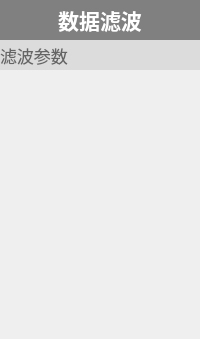
      <widget class="QWidget" name="page_FFT">
       <property name="sizePolicy">
        <sizepolicy hsizetype="Expanding" vsizetype="Expanding">
         <horstretch>0</horstretch>
         <verstretch>0</verstretch>
        </sizepolicy>
       </property>
       <layout class="QGridLayout" name="gridLayout_4">
        <property name="leftMargin">
         <number>0</number>
        </property>
        <property name="topMargin">
         <number>0</number>
        </property>
        <property name="rightMargin">
         <number>0</number>
        </property>
        <property name="bottomMargin">
         <number>0</number>
        </property>
        <property name="spacing">
         <number>0</number>
        </property>
        <item row="0" column="0">
         <widget class="QWidget" name="widget_FFT" native="true">
          <layout class="QVBoxLayout" name="verticalLayout_5">
           <property name="spacing">
            <number>0</number>
           </property>
           <property name="leftMargin">
            <number>0</number>
           </property>
           <property name="topMargin">
            <number>0</number>
           </property>
           <property name="rightMargin">
            <number>0</number>
           </property>
           <property name="bottomMargin">
            <number>0</number>
           </property>
           <item>
            <widget class="QWidget" name="widget_Home_2" native="true">
             <layout class="QVBoxLayout" name="verticalLayout_4">
              <property name="spacing">
               <number>0</number>
              </property>
              <property name="leftMargin">
               <number>0</number>
              </property>
              <property name="topMargin">
               <number>0</number>
              </property>
              <property name="rightMargin">
               <number>0</number>
              </property>
              <property name="bottomMargin">
               <number>0</number>
              </property>
              <item>
               <widget class="QLabel" name="label_29">
                <property name="sizePolicy">
                 <sizepolicy hsizetype="Expanding" vsizetype="Expanding">
                  <horstretch>0</horstretch>
                  <verstretch>0</verstretch>
                 </sizepolicy>
                </property>
                <property name="minimumSize">
                 <size>
                  <width>0</width>
                  <height>40</height>
                 </size>
                </property>
                <property name="maximumSize">
                 <size>
                  <width>16777215</width>
                  <height>80</height>
                 </size>
                </property>
                <property name="palette">
                 <palette>
                  <active>
                   <colorrole role="WindowText">
                    <brush brushstyle="SolidPattern">
                     <color alpha="255">
                      <red>255</red>
                      <green>255</green>
                      <blue>255</blue>
                     </color>
                    </brush>
                   </colorrole>
                   <colorrole role="Base">
                    <brush brushstyle="SolidPattern">
                     <color alpha="255">
                      <red>255</red>
                      <green>255</green>
                      <blue>255</blue>
                     </color>
                    </brush>
                   </colorrole>
                   <colorrole role="Window">
                    <brush brushstyle="SolidPattern">
                     <color alpha="255">
                      <red>128</red>
                      <green>128</green>
                      <blue>128</blue>
                     </color>
                    </brush>
                   </colorrole>
                  </active>
                  <inactive>
                   <colorrole role="WindowText">
                    <brush brushstyle="SolidPattern">
                     <color alpha="255">
                      <red>255</red>
                      <green>255</green>
                      <blue>255</blue>
                     </color>
                    </brush>
                   </colorrole>
                   <colorrole role="Base">
                    <brush brushstyle="SolidPattern">
                     <color alpha="255">
                      <red>255</red>
                      <green>255</green>
                      <blue>255</blue>
                     </color>
                    </brush>
                   </colorrole>
                   <colorrole role="Window">
                    <brush brushstyle="SolidPattern">
                     <color alpha="255">
                      <red>128</red>
                      <green>128</green>
                      <blue>128</blue>
                     </color>
                    </brush>
                   </colorrole>
                  </inactive>
                  <disabled>
                   <colorrole role="WindowText">
                    <brush brushstyle="SolidPattern">
                     <color alpha="255">
                      <red>120</red>
                      <green>120</green>
                      <blue>120</blue>
                     </color>
                    </brush>
                   </colorrole>
                   <colorrole role="Base">
                    <brush brushstyle="SolidPattern">
                     <color alpha="255">
                      <red>128</red>
                      <green>128</green>
                      <blue>128</blue>
                     </color>
                    </brush>
                   </colorrole>
                   <colorrole role="Window">
                    <brush brushstyle="SolidPattern">
                     <color alpha="255">
                      <red>128</red>
                      <green>128</green>
                      <blue>128</blue>
                     </color>
                    </brush>
                   </colorrole>
                  </disabled>
                 </palette>
                </property>
                <property name="font">
                 <font>
                  <pointsize>16</pointsize>
                  <weight>75</weight>
                  <bold>true</bold>
                 </font>
                </property>
                <property name="autoFillBackground">
                 <bool>true</bool>
                </property>
                <property name="text">
                 <string>数据滤波</string>
                </property>
                <property name="alignment">
                 <set>Qt::AlignCenter</set>
                </property>
               </widget>
              </item>
              <item>
               <layout class="QGridLayout" name="gridLayout_25">
                <property name="bottomMargin">
                 <number>15</number>
                </property>
                <property name="horizontalSpacing">
                 <number>0</number>
                </property>
                <item row="1" column="0">
                 <widget class="QLabel" name="label_46">
                  <property name="minimumSize">
                   <size>
                    <width>20</width>
                    <height>0</height>
                   </size>
                  </property>
                  <property name="maximumSize">
                   <size>
                    <width>20</width>
                    <height>16777215</height>
                   </size>
                  </property>
                  <property name="text">
                   <string/>
                  </property>
                 </widget>
                </item>
                <item row="0" column="0" colspan="3">
                 <widget class="QLabel" name="label_30">
                  <property name="sizePolicy">
                   <sizepolicy hsizetype="Expanding" vsizetype="Expanding">
                    <horstretch>0</horstretch>
                    <verstretch>0</verstretch>
                   </sizepolicy>
                  </property>
                  <property name="minimumSize">
                   <size>
                    <width>0</width>
                    <height>30</height>
                   </size>
                  </property>
                  <property name="maximumSize">
                   <size>
                    <width>16777215</width>
                    <height>60</height>
                   </size>
                  </property>
                  <property name="palette">
                   <palette>
                    <active>
                     <colorrole role="WindowText">
                      <brush brushstyle="SolidPattern">
                       <color alpha="255">
                        <red>101</red>
                        <green>101</green>
                        <blue>101</blue>
                       </color>
                      </brush>
                     </colorrole>
                     <colorrole role="Text">
                      <brush brushstyle="SolidPattern">
                       <color alpha="255">
                        <red>123</red>
                        <green>123</green>
                        <blue>123</blue>
                       </color>
                      </brush>
                     </colorrole>
                     <colorrole role="Base">
                      <brush brushstyle="SolidPattern">
                       <color alpha="255">
                        <red>255</red>
                        <green>255</green>
                        <blue>255</blue>
                       </color>
                      </brush>
                     </colorrole>
                     <colorrole role="Window">
                      <brush brushstyle="SolidPattern">
                       <color alpha="255">
                        <red>220</red>
                        <green>220</green>
                        <blue>220</blue>
                       </color>
                      </brush>
                     </colorrole>
                    </active>
                    <inactive>
                     <colorrole role="WindowText">
                      <brush brushstyle="SolidPattern">
                       <color alpha="255">
                        <red>101</red>
                        <green>101</green>
                        <blue>101</blue>
                       </color>
                      </brush>
                     </colorrole>
                     <colorrole role="Text">
                      <brush brushstyle="SolidPattern">
                       <color alpha="255">
                        <red>123</red>
                        <green>123</green>
                        <blue>123</blue>
                       </color>
                      </brush>
                     </colorrole>
                     <colorrole role="Base">
                      <brush brushstyle="SolidPattern">
                       <color alpha="255">
                        <red>255</red>
                        <green>255</green>
                        <blue>255</blue>
                       </color>
                      </brush>
                     </colorrole>
                     <colorrole role="Window">
                      <brush brushstyle="SolidPattern">
                       <color alpha="255">
                        <red>220</red>
                        <green>220</green>
                        <blue>220</blue>
                       </color>
                      </brush>
                     </colorrole>
                    </inactive>
                    <disabled>
                     <colorrole role="WindowText">
                      <brush brushstyle="SolidPattern">
                       <color alpha="255">
                        <red>120</red>
                        <green>120</green>
                        <blue>120</blue>
                       </color>
                      </brush>
                     </colorrole>
                     <colorrole role="Text">
                      <brush brushstyle="SolidPattern">
                       <color alpha="255">
                        <red>120</red>
                        <green>120</green>
                        <blue>120</blue>
                       </color>
                      </brush>
                     </colorrole>
                     <colorrole role="Base">
                      <brush brushstyle="SolidPattern">
                       <color alpha="255">
                        <red>220</red>
                        <green>220</green>
                        <blue>220</blue>
                       </color>
                      </brush>
                     </colorrole>
                     <colorrole role="Window">
                      <brush brushstyle="SolidPattern">
                       <color alpha="255">
                        <red>220</red>
                        <green>220</green>
                        <blue>220</blue>
                       </color>
                      </brush>
                     </colorrole>
                    </disabled>
                   </palette>
                  </property>
                  <property name="font">
                   <font>
                    <pointsize>13</pointsize>
                   </font>
                  </property>
                  <property name="autoFillBackground">
                   <bool>true</bool>
                  </property>
                  <property name="text">
                   <string>滤波参数</string>
                  </property>
                  <property name="alignment">
                   <set>Qt::AlignLeading|Qt::AlignLeft|Qt::AlignVCenter</set>
                  </property>
                  <property name="wordWrap">
                   <bool>false</bool>
                  </property>
                  <property name="margin">
                   <number>5</number>
                  </property>
                 </widget>
                </item>
                <item row="1" column="2">
                 <widget class="QLabel" name="label_147">
                  <property name="minimumSize">
                   <size>
                    <width>20</width>
                    <height>0</height>
                   </size>
                  </property>
                  <property name="maximumSize">
                   <size>
                    <width>20</width>
                    <height>16777215</height>
                   </size>
                  </property>
                  <property name="text">
                   <string/>
                  </property>
                 </widget>
                </item>
                <item row="1" column="1">
                 <widget class="QLabel" name="label_145">
                  <property name="sizePolicy">
                   <sizepolicy hsizetype="Expanding" vsizetype="Expanding">
                    <horstretch>0</horstretch>
                    <verstretch>0</verstretch>
                   </sizepolicy>
                  </property>
                  <property name="text">
                   <string/>
                  </property>
                 </widget>
                </item>
               </layout>
              </item>
             </layout>
            </widget>
           </item>
           <item>
            <spacer name="verticalSpacer_3">
             <property name="orientation">
              <enum>Qt::Vertical</enum>
             </property>
             <property name="sizeHint" stdset="0">
              <size>
               <width>20</width>
               <height>40</height>
              </size>
             </property>
            </spacer>
           </item>
           <item>
            <spacer name="verticalSpacer_15">
             <property name="orientation">
              <enum>Qt::Vertical</enum>
             </property>
             <property name="sizeHint" stdset="0">
              <size>
               <width>20</width>
               <height>40</height>
              </size>
             </property>
            </spacer>
           </item>
           <item>
            <spacer name="verticalSpacer_8">
             <property name="orientation">
              <enum>Qt::Vertical</enum>
             </property>
             <property name="sizeHint" stdset="0">
              <size>
               <width>20</width>
               <height>40</height>
              </size>
             </property>
            </spacer>
           </item>
           <item>
            <spacer name="verticalSpacer_5">
             <property name="orientation">
              <enum>Qt::Vertical</enum>
             </property>
             <property name="sizeHint" stdset="0">
              <size>
               <width>20</width>
               <height>40</height>
              </size>
             </property>
            </spacer>
           </item>
           <item>
            <spacer name="verticalSpacer_14">
             <property name="orientation">
              <enum>Qt::Vertical</enum>
             </property>
             <property name="sizeHint" stdset="0">
              <size>
               <width>20</width>
               <height>40</height>
              </size>
             </property>
            </spacer>
           </item>
           <item>
            <spacer name="verticalSpacer_2">
             <property name="orientation">
              <enum>Qt::Vertical</enum>
             </property>
             <property name="sizeHint" stdset="0">
              <size>
               <width>20</width>
               <height>40</height>
              </size>
             </property>
            </spacer>
           </item>
          </layout>
         </widget>
        </item>
       </layout>
      </widget>
